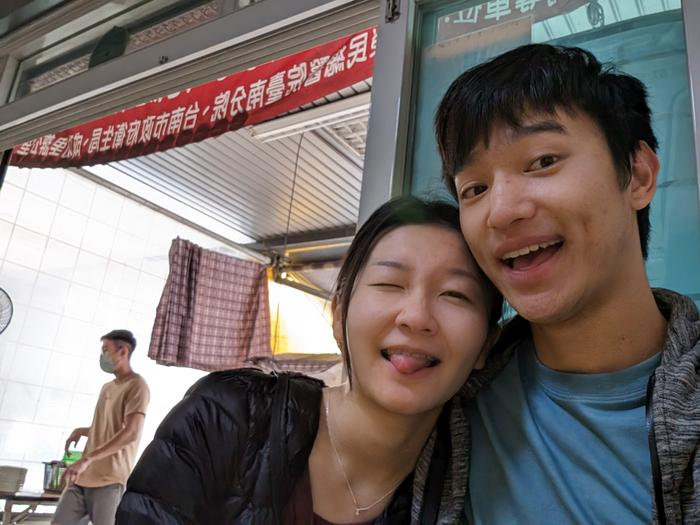
#> input picture happiano_assets/day_photos/PXL_20231204_025716023.MP.jpg, 700 x 525 px; its folder holds only this picture in this run
$ python build_day_photos.py
#> lines starting #> are read from the running program, lines starting #| are printed output that depends on the picture
#!/usr/bin/env python3
"""
build_day_photos.py
-------------------
Scans the single drop folder (happiano_assets/day_photos/), picks the best
photos, builds a collage, and writes a manifest (day_photos.json) that the
Happiano page polls.

Selection logic (no heavy ML, all local):
  1. Load each image, compute a quality score:
       - sharpness  (variance of a Laplacian-like edge filter)  -> rewards crisp
       - resolution (megapixels, mildly)                        -> rewards bigger
     Very blurry shots are dropped.
  2. Dedupe near-identical burst shots using an average-hash (aHash); within a
     group of look-alikes keep only the highest-scoring one.
  3. Keep the best MAX_PHOTOS.
  4. Build a collage.jpg from the selection.
  5. Write day_photos.json with the ordered list + collage + a content hash.

Run directly for a one-off build, or let watch_day_photos.py call it on change.
"""

import os
import io
import json
import hashlib
import time

import numpy as np
from PIL import Image, ImageOps, ImageFilter

# ---- paths (relative to the mapofus project root) ----
HERE = os.path.dirname(os.path.abspath(__file__))   # happiano_assets/
PROJECT_ROOT = os.path.abspath(os.path.join(HERE, ".."))   # mappy/
DAY_DIR = os.path.join(PROJECT_ROOT, "happiano_assets", "day_photos")
COLLAGE_PATH = os.path.join(DAY_DIR, "collage.jpg")
MANIFEST_PATH = os.path.join(PROJECT_ROOT, "happiano_assets", "day_photos.json")

VALID_EXT = {".jpg", ".jpeg", ".png", ".heic", ".webp", ".gif"}
IGNORE_NAMES = {"collage.jpg"}  # don't treat our own output as an input

MAX_PHOTOS = 9           # cap the number shown / collaged
MIN_SHARPNESS = 12.0     # below this, treat as too blurry (tuned conservatively)
DEDUPE_HAMMING = 6       # aHash hamming distance <= this => near-duplicate


def list_inputs():
    if not os.path.isdir(DAY_DIR):
        return []
    files = []
    for name in os.listdir(DAY_DIR):
        if name.startswith("."):
            continue
        if name in IGNORE_NAMES:
            continue
        ext = os.path.splitext(name)[1].lower()
        if ext in VALID_EXT:
            files.append(os.path.join(DAY_DIR, name))
    return sorted(files)


def load_image(path):
    """Load + apply EXIF orientation. Returns a PIL RGB image, or None."""
    try:
        img = Image.open(path)
#> img is the input picture: PIL image 700x525 RGB; mean R, G, B 118.4, 109, 106.3
        img = ImageOps.exif_transpose(img)
        return img.convert("RGB")
    except Exception as e:
        print(f"  ! skip (unreadable): {os.path.basename(path)} ({e})")
        return None


def sharpness_score(img):
    """Variance of an edge-detected, grayscale, downscaled image.
    Higher = crisper. Robust and fast; no OpenCV needed."""
    small = img.convert("L")
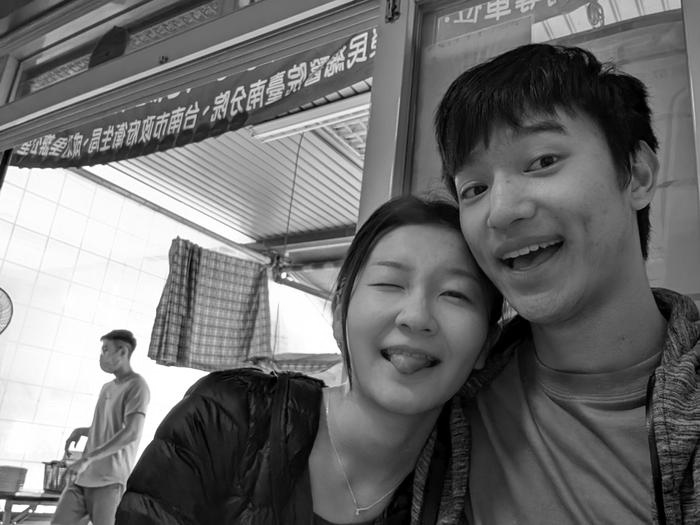
#> small: PIL image 700x525 L; min 0, max 255, mean 111.5
    small.thumbnail((512, 512))
#> small: PIL image 512x384 L
    edges = small.filter(ImageFilter.FIND_EDGES)
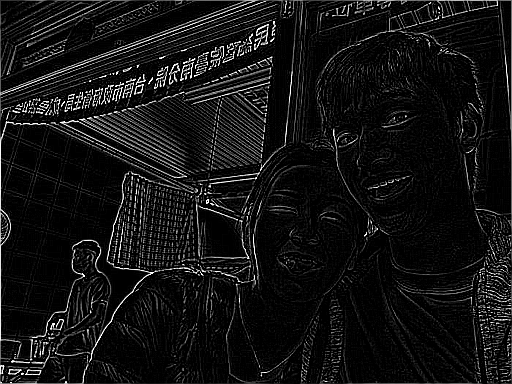
#> edges: PIL image 512x384 L; min 0, max 255, mean 19.7
    arr = np.asarray(edges, dtype=np.float32)
    return float(arr.var())


def ahash(img, hash_size=8):
    """Average hash for near-duplicate detection. Returns an int bitfield."""
    small = img.convert("L").resize((hash_size, hash_size), Image.BILINEAR)
    arr = np.asarray(small, dtype=np.float32)
    avg = arr.mean()
    bits = (arr > avg).flatten()
    val = 0
    for b in bits:
        val = (val << 1) | int(b)
    return val


def hamming(a, b):
    return bin(a ^ b).count("1")


def score_photo(img):
    sharp = sharpness_score(img)
#> sharp = 1841.6
    megapixels = (img.width * img.height) / 1_000_000.0
#> megapixels = 0.367
    # resolution helps a little, but sharpness dominates
    score = sharp + min(megapixels, 12.0) * 2.0
#> score = 1842.3
    return score, sharp, megapixels


def rel_to_project(path):
    """Return a web path relative to the project root, using forward slashes."""
    rel = os.path.relpath(path, PROJECT_ROOT)
    return rel.replace(os.sep, "/")


def build():
    inputs = list_inputs()
    print(f"[build] {len(inputs)} candidate photo(s) in {rel_to_project(DAY_DIR)}")

    scored = []
    for path in inputs:
        img = load_image(path)
        if img is None:
            continue
        score, sharp, mp = score_photo(img)
#> score = 1842.3; sharp = 1841.6; mp = 0.367
        h = ahash(img)
#> in ahash, `avg = arr.mean()`: avg = 111.5
#> the loop in ahash, `for b in bits:` made 64 passes
#> (b, val) on passes 2 to 13: (False, 0), (False, 0), (True, 1), (False, 2), (False, 4), (False, 8), (True, 17), (False, 34), (False, 68), (False, 136), (True, 273), (False, 546)
#> after the loop in ahash, `for b in bits:`: val = 1229747616031490176
#> h = 1229747616031490176
        scored.append({
            "path": path, "img": img, "score": score,
            "sharp": sharp, "mp": mp, "hash": h,
            "w": img.width, "h": img.height,
        })
        tag = "blurry" if sharp < MIN_SHARPNESS else "ok"
#> tag = 'ok'
        print(f"  - {os.path.basename(path):40s} sharp={sharp:7.1f} "
              f"mp={mp:4.1f} score={score:7.1f} [{tag}]")
#|   - PXL_20231204_025716023.MP.jpg            sharp= 1841.6 mp= 0.4 score= 1842.3 [ok]

    # drop blurry (but never drop everything — if ALL are blurry, keep them)
    crisp = [s for s in scored if s["sharp"] >= MIN_SHARPNESS]
#> crisp = 1 item
    pool = crisp if crisp else scored
#> pool = 1 item

    # sort best-first
    pool.sort(key=lambda s: s["score"], reverse=True)

    # dedupe near-identical bursts: keep highest-scoring of each look-alike group
    kept = []
    for cand in pool:
        dup = False
        for k in kept:
            if hamming(cand["hash"], k["hash"]) <= DEDUPE_HAMMING:
                dup = True
                break
        if not dup:
            kept.append(cand)
#> this loop made 1 pass
#> after the loop, kept = 1 item

    selection = kept[:MAX_PHOTOS]
#> selection = 1 item
    print(f"[build] selected {len(selection)} of {len(scored)} "
          f"(dropped {len(scored) - len(crisp)} blurry, "
          f"{len(pool) - len(kept)} duplicate burst shots)")
#| [build] selected 1 of 1 (dropped 0 blurry, 0 duplicate burst shots)

    # photos as objects with dimensions, so the page can lay them out in a
    # justified wall (filling the available space) rather than a tiny baked image
    photos = [
        {"src": rel_to_project(s["path"]), "w": s["w"], "h": s["h"]}
        for s in selection
    ]
#> photos = 1 item

    # a content hash so the page can tell when something actually changed
    sig = hashlib.sha1()
    for s in selection:
        sig.update(os.path.basename(s["path"]).encode())
        sig.update(str(int(s["score"])).encode())
#> this loop made 1 pass
    content_hash = sig.hexdigest()[:12]
#> content_hash = '3e37ea12d056'

    manifest = {
        "generated_at": int(time.time()),
        "count": len(selection),
        "photos": photos,
        "hash": content_hash,
    }
    with open(MANIFEST_PATH, "w") as f:
        json.dump(manifest, f, indent=2)
    print(f"[build] wrote manifest -> {rel_to_project(MANIFEST_PATH)} "
          f"(hash {content_hash})")
#| [build] wrote manifest -> happiano_assets/day_photos.json (hash 3e37ea12d056)

    # free image memory
    for s in scored:
        try:
            s["img"].close()
        except Exception:
            pass

    return manifest


if __name__ == "__main__":
    build()

$ run again, on happiano_assets/day_photos/PXL_20231204_054635167.PORTRAIT.jpg
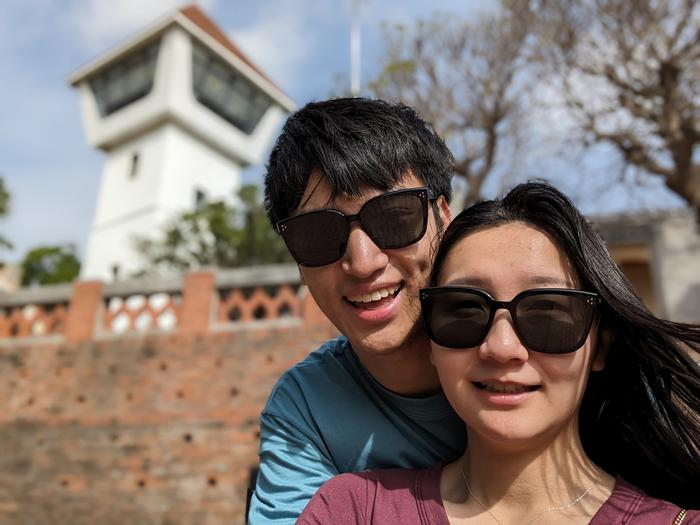
#> input picture happiano_assets/day_photos/PXL_20231204_054635167.PORTRAIT.jpg, 700 x 525 px
#> in load_image, img is the input picture: PIL image 700x525 RGB; mean R, G, B 127.3, 115, 109.6
#> in sharpness_score, `small = img.convert("L")`:
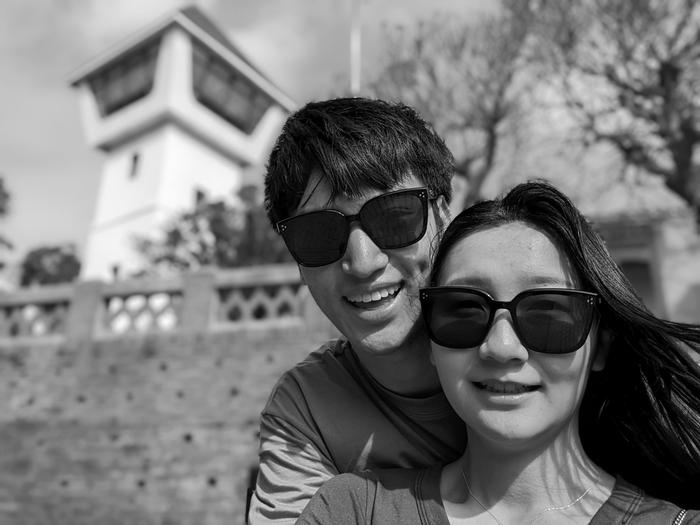
#> small: PIL image 700x525 L; min 0, max 252, mean 118.1
#> in sharpness_score, `edges = small.filter(ImageFilter.FIND_EDGES)`:
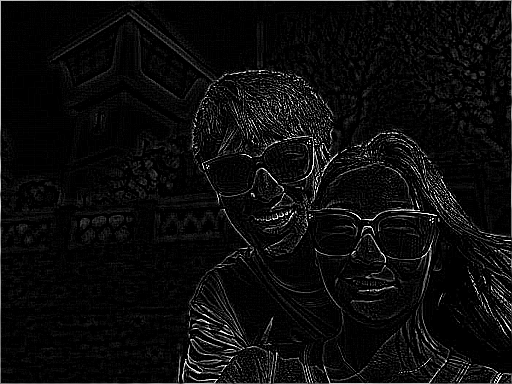
#> edges: PIL image 512x384 L; min 0, max 255, mean 12.2
#> in score_photo, `sharp = sharpness_score(img)`: sharp = 942.8
#> in score_photo, `score = sharp + min(megapixels, 12.0) * 2.0`: score = 943.5
#> in build, `score, sharp, mp = score_photo(img)`: sharp = 942.8; mp = 0.367
#> avg = 117.6
#> the loop in ahash, `for b in bits:` made 64 passes
#> (b, val) on passes 3 to 10: (True, 7), (True, 15), (True, 31), (True, 63), (True, 127), (True, 255), (True, 511), (True, 1023)
#> after the loop in ahash, `for b in bits:`: val = 18444179883222425714
#> tag = 'ok'
#|   - PXL_20231204_054635167.PORTRAIT.jpg      sharp=  942.8 mp= 0.4 score=  943.5 [ok]
#> crisp = 1 item
#> the loop in build, `for cand in pool:` made 1 pass
#| [build] selected 1 of 1 (dropped 0 blurry, 0 duplicate burst shots)
#> the loop in build, `for s in selection:` made 1 pass
#> content_hash = 'd1f3eb65de3e'
#| [build] wrote manifest -> happiano_assets/day_photos.json (hash d1f3eb65de3e)
#> the loop in build, `for s in scored:` made 1 pass

$ run again, on happiano_assets/day_photos/PXL_20231204_055822376.jpg
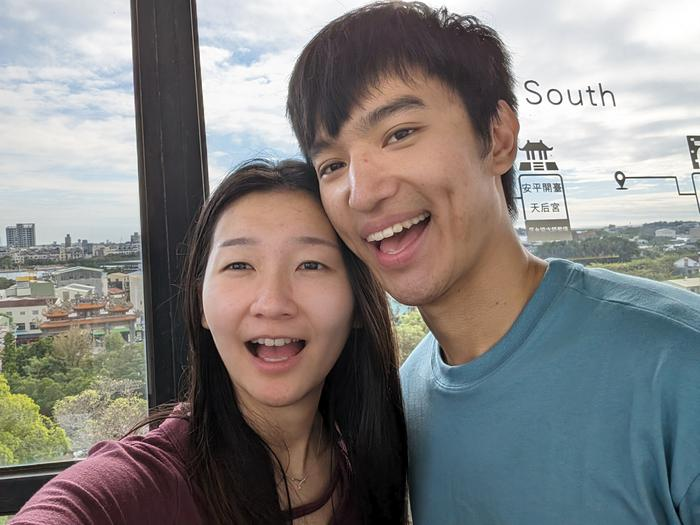
#> input picture happiano_assets/day_photos/PXL_20231204_055822376.jpg, 700 x 525 px
#> in load_image, img is the input picture: PIL image 700x525 RGB; mean R, G, B 131.4, 128.9, 127.4
#> in sharpness_score, `small = img.convert("L")`:
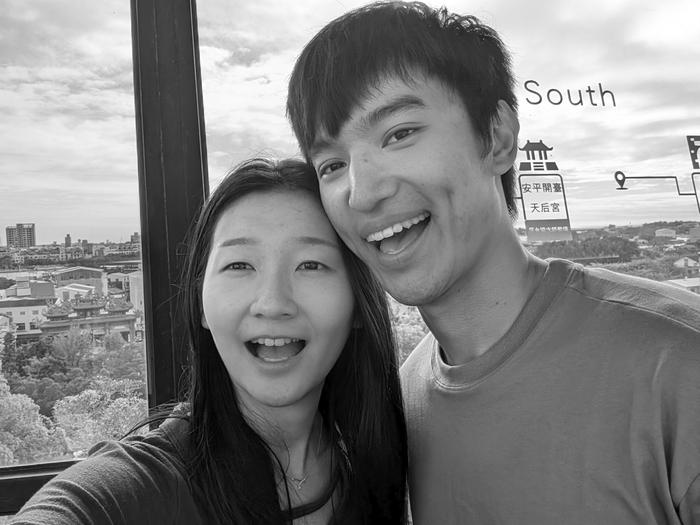
#> small: PIL image 700x525 L; min 0, max 255, mean 129.5
#> in sharpness_score, `edges = small.filter(ImageFilter.FIND_EDGES)`:
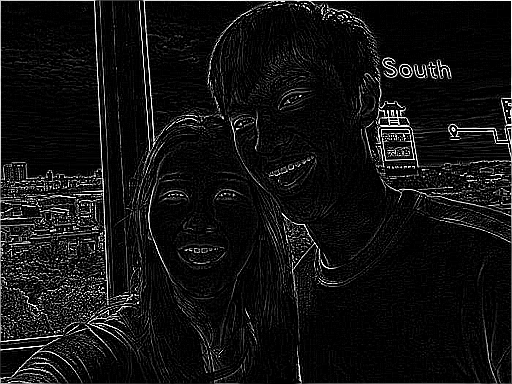
#> edges: PIL image 512x384 L; min 0, max 255, mean 18.2
#> in score_photo, `sharp = sharpness_score(img)`: sharp = 2019.9
#> in score_photo, `score = sharp + min(megapixels, 12.0) * 2.0`: score = 2020.7
#> in build, `score, sharp, mp = score_photo(img)`: sharp = 2019.9; mp = 0.367
#> avg = 129.3
#> the loop in ahash, `for b in bits:` made 64 passes
#> (b, val) on passes 3 to 10: (True, 7), (True, 15), (False, 30), (True, 61), (True, 123), (True, 247), (True, 495), (True, 991)
#> after the loop in ahash, `for b in bits:`: val = 17866852602461847552
#> tag = 'ok'
#|   - PXL_20231204_055822376.jpg               sharp= 2019.9 mp= 0.4 score= 2020.7 [ok]
#> crisp = 1 item
#> the loop in build, `for cand in pool:` made 1 pass
#| [build] selected 1 of 1 (dropped 0 blurry, 0 duplicate burst shots)
#> the loop in build, `for s in selection:` made 1 pass
#> content_hash = '7af46524eb73'
#| [build] wrote manifest -> happiano_assets/day_photos.json (hash 7af46524eb73)
#> the loop in build, `for s in scored:` made 1 pass

$ run again, on happiano_assets/day_photos/PXL_20231204_060933666.jpg
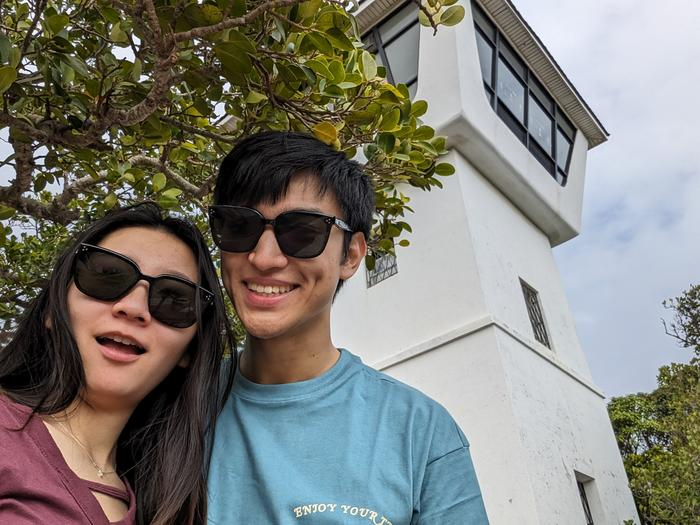
#> input picture happiano_assets/day_photos/PXL_20231204_060933666.jpg, 700 x 525 px
#> in load_image, img is the input picture: PIL image 700x525 RGB; mean R, G, B 126.3, 125.4, 118.7
#> in sharpness_score, `small = img.convert("L")`:
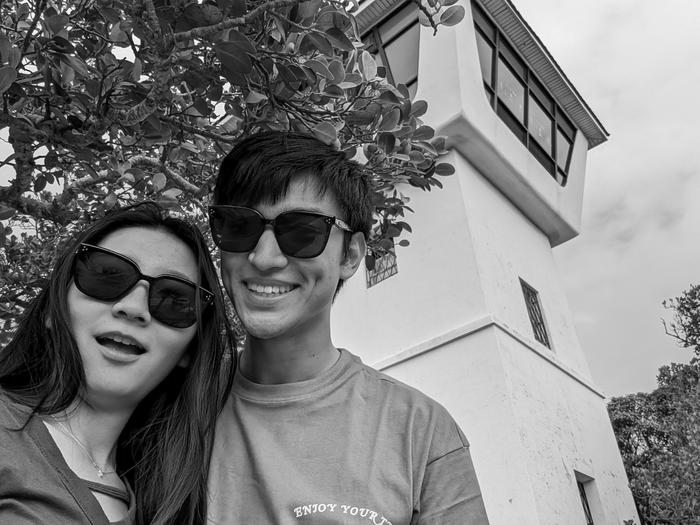
#> small: PIL image 700x525 L; min 0, max 255, mean 124.9
#> in sharpness_score, `edges = small.filter(ImageFilter.FIND_EDGES)`:
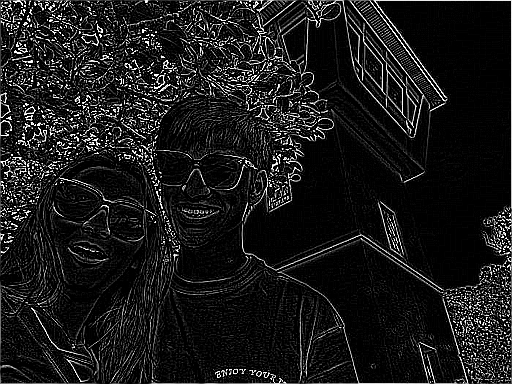
#> edges: PIL image 512x384 L; min 0, max 255, mean 26.1
#> in score_photo, `sharp = sharpness_score(img)`: sharp = 3150.3
#> in score_photo, `score = sharp + min(megapixels, 12.0) * 2.0`: score = 3151
#> in build, `score, sharp, mp = score_photo(img)`: sharp = 3150.3; mp = 0.367
#> avg = 125.1
#> the loop in ahash, `for b in bits:` made 64 passes
#> (b, val) on passes 2 to 9: (False, 0), (False, 0), (False, 0), (False, 0), (True, 1), (True, 3), (True, 7), (False, 14)
#> after the loop in ahash, `for b in bits:`: val = 506381244361023006
#> tag = 'ok'
#|   - PXL_20231204_060933666.jpg               sharp= 3150.3 mp= 0.4 score= 3151.0 [ok]
#> crisp = 1 item
#> the loop in build, `for cand in pool:` made 1 pass
#| [build] selected 1 of 1 (dropped 0 blurry, 0 duplicate burst shots)
#> the loop in build, `for s in selection:` made 1 pass
#> content_hash = '0df6ae1931a2'
#| [build] wrote manifest -> happiano_assets/day_photos.json (hash 0df6ae1931a2)
#> the loop in build, `for s in scored:` made 1 pass

$ run again, on happiano_assets/day_photos/PXL_20231204_042538724.MP.jpg
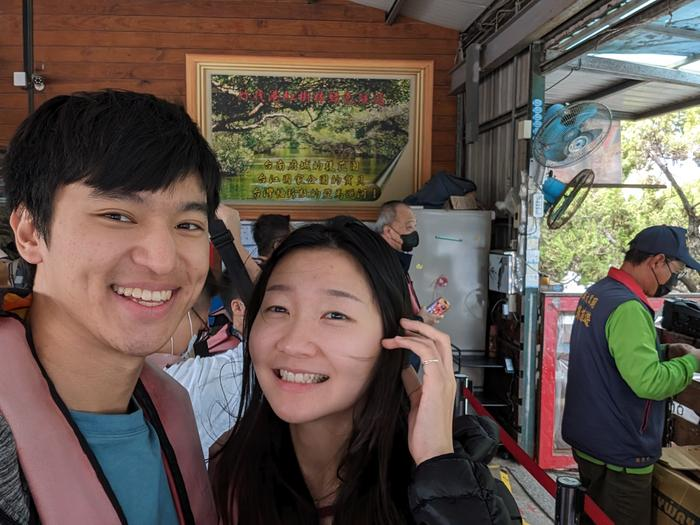
#> input picture happiano_assets/day_photos/PXL_20231204_042538724.MP.jpg, 700 x 525 px
#> in load_image, img is the input picture: PIL image 700x525 RGB; mean R, G, B 97.6, 83.9, 75.9
#> in sharpness_score, `small = img.convert("L")`:
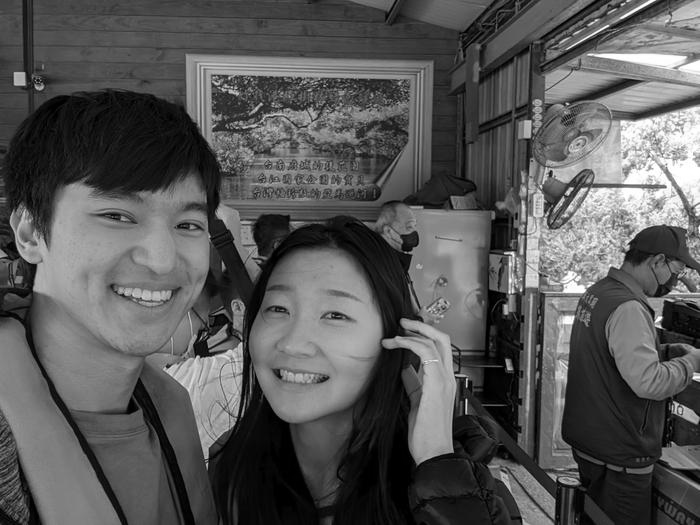
#> small: PIL image 700x525 L; min 0, max 255, mean 87.1
#> in sharpness_score, `edges = small.filter(ImageFilter.FIND_EDGES)`:
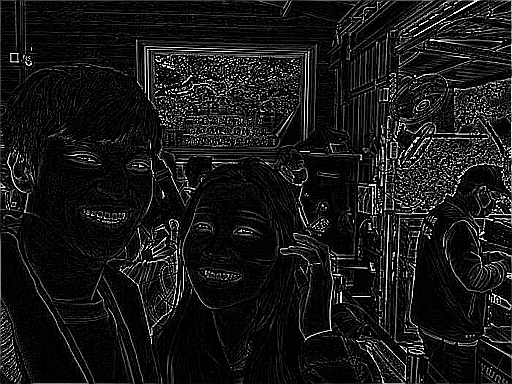
#> edges: PIL image 512x384 L; min 0, max 255, mean 23.4
#> in score_photo, `sharp = sharpness_score(img)`: sharp = 2261.8
#> in score_photo, `score = sharp + min(megapixels, 12.0) * 2.0`: score = 2262.6
#> in build, `score, sharp, mp = score_photo(img)`: sharp = 2261.8; mp = 0.367
#> avg = 87.44
#> the loop in ahash, `for b in bits:` made 64 passes
#> (b, val) on passes 2 to 9: (False, 0), (False, 0), (False, 0), (False, 0), (False, 0), (True, 1), (True, 3), (False, 6)
#> after the loop in ahash, `for b in bits:`: val = 230549755103051904
#> tag = 'ok'
#|   - PXL_20231204_042538724.MP.jpg            sharp= 2261.8 mp= 0.4 score= 2262.6 [ok]
#> crisp = 1 item
#> the loop in build, `for cand in pool:` made 1 pass
#| [build] selected 1 of 1 (dropped 0 blurry, 0 duplicate burst shots)
#> the loop in build, `for s in selection:` made 1 pass
#> content_hash = 'b64b1cf7520e'
#| [build] wrote manifest -> happiano_assets/day_photos.json (hash b64b1cf7520e)
#> the loop in build, `for s in scored:` made 1 pass
